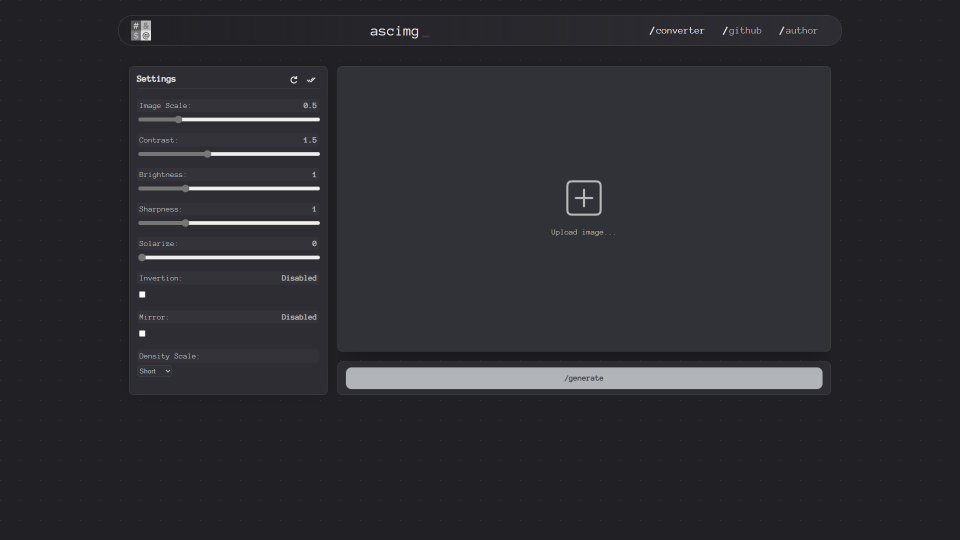
#> input picture assets/ascimg-website.png, 1920 x 1080 px (shown at 1/2 size)
$ python -i convert.py   (imports and definitions only)
#> lines starting #> are read from the running program, lines starting #| are printed output that depends on the picture
### API/Backend/density.py
class DensityScale:
    register = {}

    def __init__(self, scale: str) -> None:
        self.text_scale = scale
        self.range_scale = self.build_scale()

    def build_scale(self):
        step = round(256/len(self.text_scale))+1
        range_scale = {}

        scale_index = 0
        for range_index in range(-1, 256, step):
            rng = range(range_index+1, range_index+step+1)
            range_scale[rng] = self.text_scale[scale_index]
            scale_index += 1

        return range_scale

    # [5 lines left out: function get, not called in this run]

    def register_scale(self, name: str) -> None:
        """ Save scale to DensityScale.register """
        DensityScale.register[name] = self


DensityScale("_.:-=+*#%@").register_scale("short")
DensityScale("0123456789").register_scale("numeric")

### API/Backend/convert.py
from PIL import Image, ImageEnhance, ImageOps

from Backend.settings import Settings
from Backend.density import DensityScale


def prepare_image(path, settings: Settings = Settings()) -> Image.Image:
    """ Load and edit image according to given Settings. """
#> called with path = '../../assets/ascimg-website.png'
    image = Image.open(path)
#> image is the input picture: PIL image 1920x1080 RGB; mean R, G, B 44, 44.1, 49.1
    width, height = image.size
#> width = 1920; height = 1080

    # Resize.
    image_scale = settings.image_scale
    image = image.resize((round(width*image_scale), round(height*image_scale)))

    # Turn into grayscale.
    image = ImageOps.grayscale(image)
#> image: PIL image 1920x1080 L

    # Apply image filters.
    contrast = ImageEnhance.Contrast(image)
    image = contrast.enhance(settings.contrast_factor)
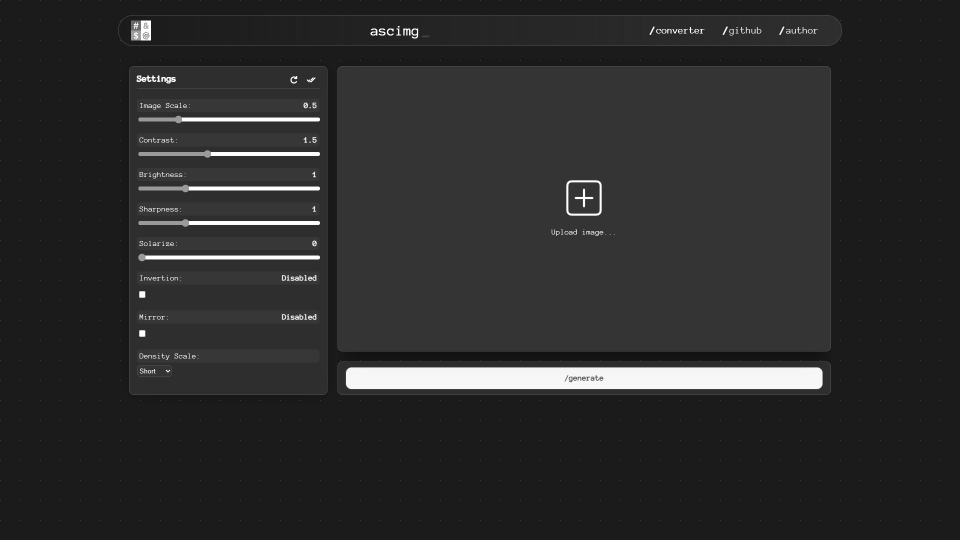
#> image: PIL image 1920x1080 L (shown at 1/2 size); min 16, max 255, mean 43.7

    brightness = ImageEnhance.Brightness(image)
    image = brightness.enhance(settings.brightness_factor)

    sharpness = ImageEnhance.Sharpness(image)
    image = sharpness.enhance(settings.sharpness_factor)

    if settings.invert:
        image = ImageOps.invert(image)

    if settings.mirror:
        image = ImageOps.mirror(image)

    image = ImageOps.solarize(image, 256-settings.solarize_factor)

    return image

def image_to_ascii(path: str, settings: Settings = Settings(), web_version=False) -> str:
    """ Convert image to ascii characters according to settings.
    Returns converted image as a string. """
    image = prepare_image(path, settings)
    width, height = image.size
    pixels = image.load()

    density_scale = DensityScale.register.get(settings.density_scale)
    if density_scale is None:
        density_scale = DensityScale(settings.density_scale)

    text = ""
    for y in range(height):
        for x in range(width):
            text += density_scale.get(pixels[x, y])
        if web_version:
            text += "<br>"
        else:
            text += "\n"

    return text

>>> result = prepare_image('../../assets/ascimg-website.png')
